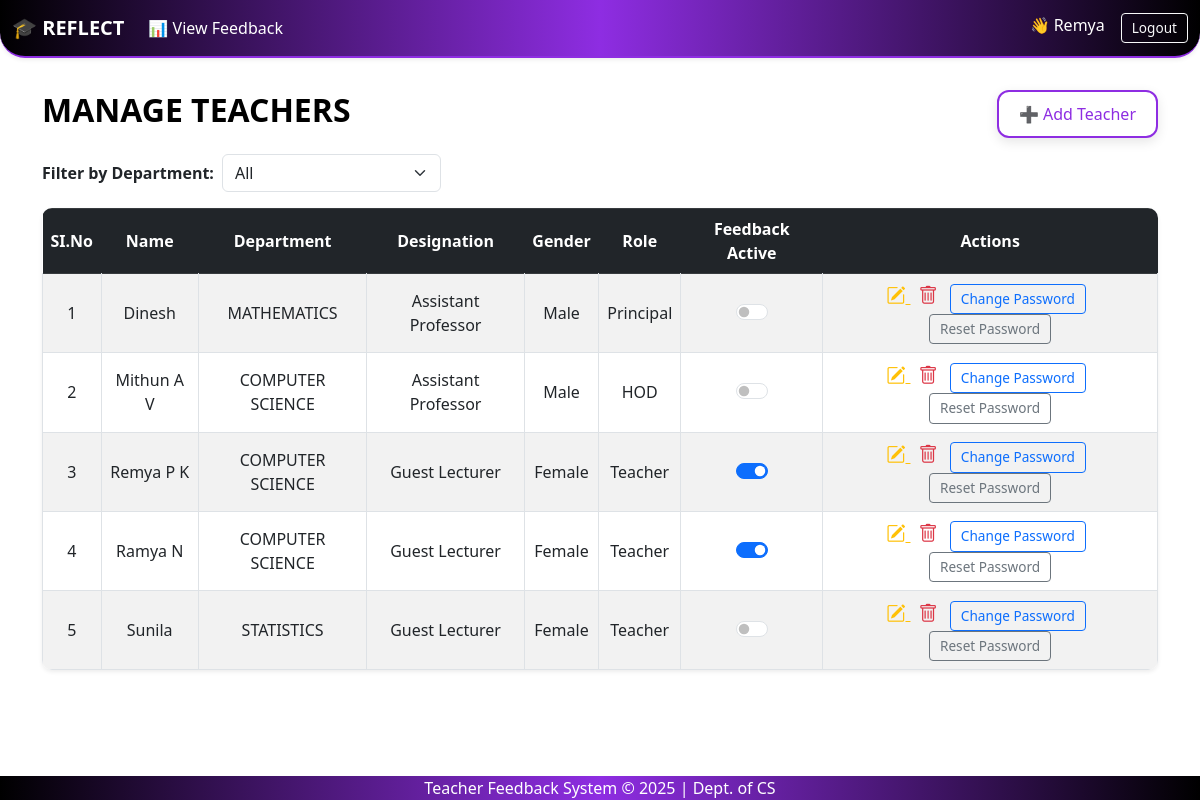
Before: /teachers/ (signed in) with the older database file.
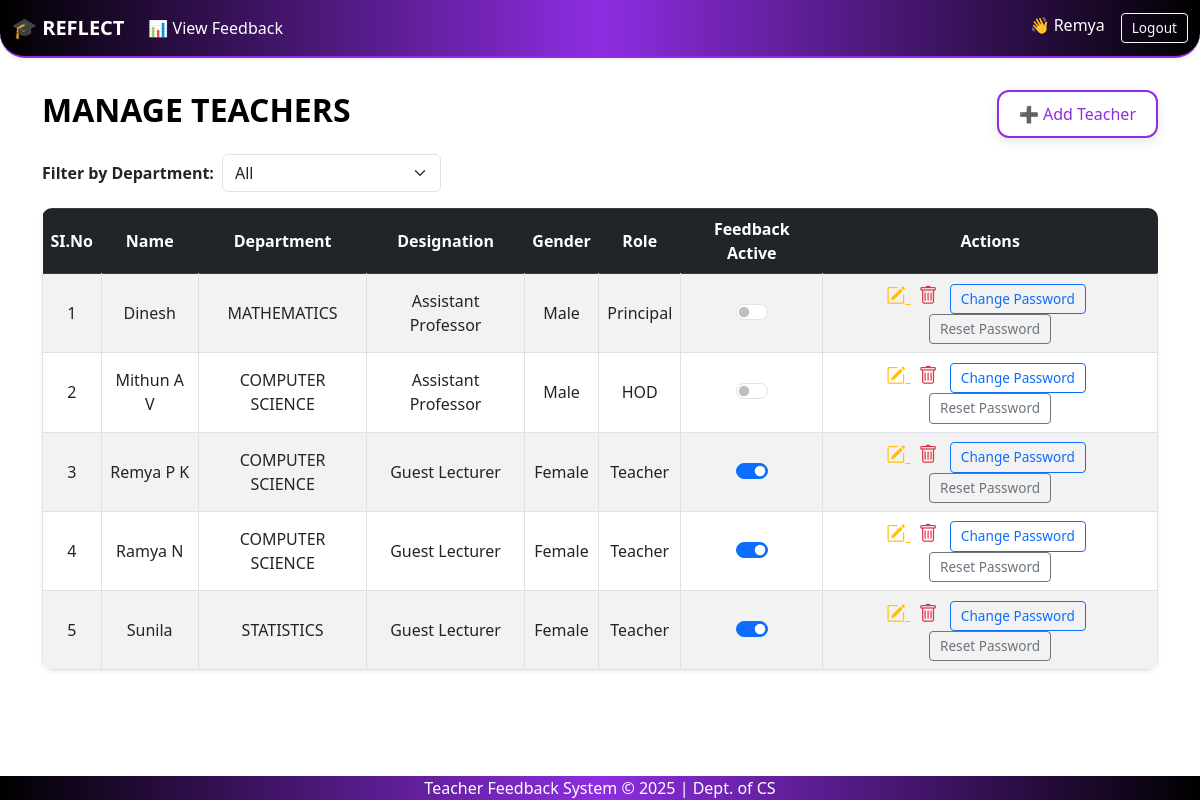
After: the same page with the newer database file.
### feedback_app/models.py (models this page shows, shortened)
class Teacher(models.Model):
    user = models.OneToOneField(User, on_delete=models.CASCADE, null=True, blank=True)  # <-- Add this line
    teacher_id = models.AutoField(primary_key=True)
    name = models.CharField(max_length=100)
    dept = models.ForeignKey(Department, on_delete=models.CASCADE)
    designation = models.CharField(max_length=100)
    gender = models.CharField(max_length=10)
    role = models.ForeignKey(Role, on_delete=models.CASCADE)
    fb_active = models.BooleanField(default=False)

class Department(models.Model):
    dept_id = models.AutoField(primary_key=True)
    dept_name = models.CharField(max_length=100)

class Role(models.Model):
    role_id = models.AutoField(primary_key=True)
    role_name = models.CharField(max_length=50)

### feedback_app/views.py (the view)
# urls.py: path('teachers/', views.teacher_list, name='teacher_list'),
@login_required()
def teacher_list(request):
    selected_dept = request.GET.get('department')
    departments = Department.objects.all()
    if selected_dept:
        teachers = Teacher.objects.filter(dept__dept_name=selected_dept)
    else:
        teachers = Teacher.objects.all()
    return render(request, 'teacher_list.html', {
        'teachers': teachers,
        'departments': departments,
        'selected_dept': selected_dept,
    })

### feedback_app/context_processors.py (called while the page is built)
def is_admin(request):
    user = request.user
    return {'is_admin': user.is_superuser or user.groups.filter(name='admin').exists()}

def is_hod(request):
    return {'is_hod': request.user.groups.filter(name='hod').exists()}

def is_teacher(request):
    return {'is_teacher': request.user.groups.filter(name='teacher').exists()}

### templates/teacher_list.html (shortened to what this page needs)
{% extends 'base.html' %}
{% block content %}
<head>
    <link href="https://cdn.jsdelivr.net/npm/bootstrap-icons@1.10.5/font/bootstrap-icons.css" rel="stylesheet">
</head>
<div class="d-flex justify-content-between align-items-center mb-3">
    <h2 class="mb-0">MANAGE TEACHERS</h2>
    <a href="{% url 'add_teacher' %}" class="glass-button mt-2">➕ Add Teacher</a>
</div>
<form method="get" class="mb-3 d-flex align-items-center gap-2">
    <label for="department" class="fw-bold">Filter by Department:</label>
    <select name="department" id="department" class="form-select w-auto" onchange="this.form.submit()">
        <option value="">All</option>
    </select>
</form>
<table class="table table-bordered table-striped shadow-sm">
    <thead class="table-dark">
        <tr>
            <th>SI.No</th>
            <th>Name</th>
            <th>
                Department
            </th>
            <th>Designation</th>
            <th>Gender</th>
            <th>Role</th>
            <th>Feedback Active</th>
            <th>Actions</th>
        </tr>
    </thead>
    <tbody>
        {% for teacher in teachers %}
        <tr>
            <td>{{ forloop.counter }}</td>
            <td>{{ teacher.name }}</td>
            <td>{{ teacher.dept.dept_name }}</td>
            <td>{{ teacher.designation }}</td>
            <td>{{ teacher.gender }}</td>
            <td>{{ teacher.role.role_name }}</td>
            <td><form action="{% url 'toggle_feedback' teacher.teacher_id %}" method="post">
        <div class="form-check form-switch d-flex justify-content-center">
            <input class="form-check-input" type="checkbox" onchange="this.form.submit()" {% if teacher.fb_active %}checked{% endif %}>
        </div>
    </form></td>
            <td>
                <a href="{% url 'edit_teacher' teacher.teacher_id %}" title="Edit" class="text-warning me-2" style="font-size: 1.2rem;">
                    <i class="bi bi-pencil-square"></i>
                </a>
                <form action="{% url 'delete_teacher' teacher.teacher_id %}" method="post" style="display:inline;">
                    <button type="submit" title="Delete" class="text-danger border-0 bg-transparent p-0 me-2" style="font-size: 1.2rem;">
                        <i class="bi bi-trash"></i>
                    </button>
                </form>
                <a href="{% url 'change_teacher_password' teacher.user.id %}" class="btn btn-outline-primary btn-sm me-2">
                    Change Password
                </a>
                <a href="{% url 'reset_teacher_password' teacher.user.id %}" class="btn btn-outline-secondary btn-sm">
                    Reset Password
                </a>
            </td>
        </tr>
        {% empty %}
        <tr><td colspan="8" class="text-center">No teachers found.</td></tr>
        {% endfor %}
    </tbody>
</table>
{% endblock %}

Changed rows visible on the page:
changed Teacher "Sunila": fb_active "☐" → "☑"
